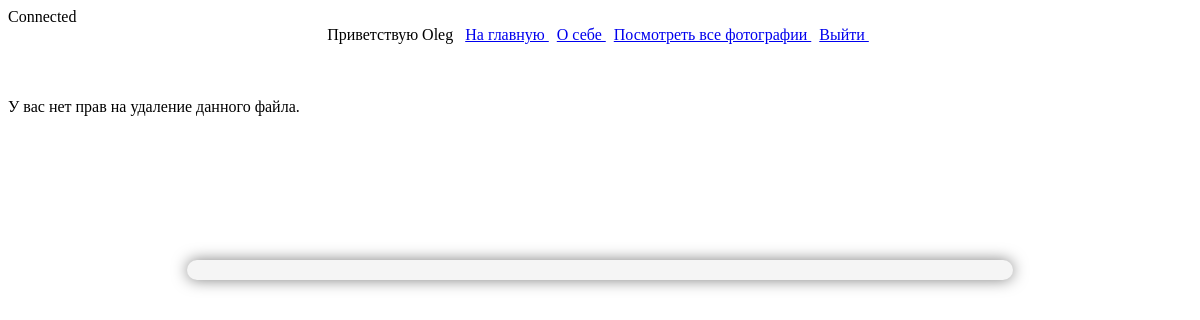
/watchall.php?unl=test435171479028865.jpg (signed in), run on an earlier commit of the app's database.
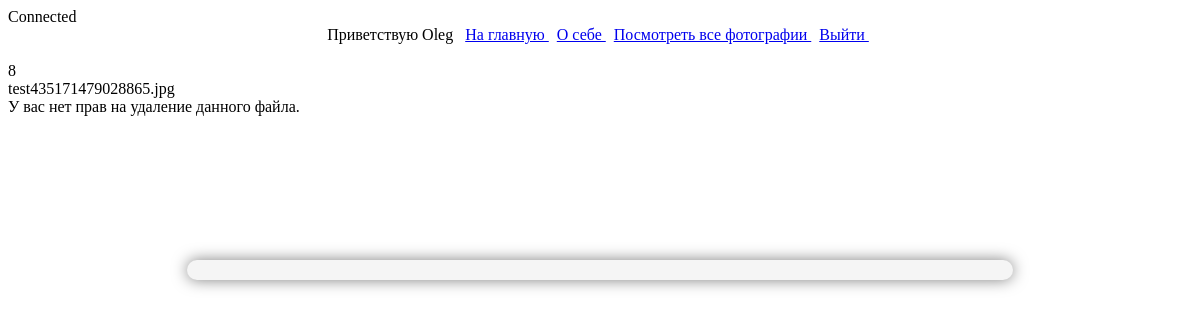
And on a later commit of the database.
### tables this page shows
CREATE TABLE IF NOT EXISTS `photos` (
  `id` int(11) NOT NULL,
  `userid` varchar(255) NOT NULL,
  `phname` varchar(255) NOT NULL
);

### watchall.php (the view, shortened to what this page needs)
<?php
require_once 'cn\cn.php';
?>
<!doctype html>
<html lang="en">
<head>
</head>
<body>
<?php
include "cn/menu.php";
if (isset($_GET['unl'])) {
    $photoName = $_GET['unl'];
    try {
        $sql = "SELECT userid, phname  FROM photos WHERE phname = :photoname";
        $stmt = $databaseConnection->prepare($sql);
        $stmt->bindValue(':photoname', $photoName);
        $stmt->execute();
        $row = $stmt->fetch(PDO::FETCH_ASSOC);
        echo "<br>" . $row['userid'];
        echo "<br>" . $row['phname'];
    } catch (PDOException $e) {
        print "<br>Error!: " . $e->getMessage() . "<br>";
        die();
    }
    if ($_SESSION["user_id"] === $row["userid"]) {
        echo "<br>Можно удалять<br>";
        $filename = "photos/" . htmlspecialchars($_GET['unl']);
        if (file_exists($filename)) {
            unlink($filename);
        } else {
            echo "При удалении файла произошла ошибка";
        }
        $sql = "DELETE FROM `photos` WHERE phname= :photoname";
        $stmt = $databaseConnection->prepare($sql);
        $stmt->bindValue(':photoname', $photoName);
        $result = $stmt->execute();
        if ($result) {
            echo "<br>Файл был успешно удалён.<br>";
        }
    } else {
        echo "<br>У вас нет прав на удаление данного файла.<br>";
    }
} else {
}
?>
<table width=100% cellspacing="0" cellpadding="0">
    <tr>
        <td width="15%"></td>
        <td width="69%" align="center">
            <br><br><br><br><br><br><br><br>
            <div class="shadow">
            </div>
        </td>
        <td width="15%"></td>
    </tr>
</table>
</body>
</html>

### cn/menu.php
<div class="menu"><table width=100%  cellspacing="0" cellpadding="0">
        <tr>
            <td width="15%"></td>
            <td width="69%" align="center">
                <?php
                if (isset($_SESSION["user_id"])){
                    echo "Приветствую ".$_SESSION['user_name']."&nbsp&nbsp&nbsp";
                    echo "<a href='index.php'>На главную </a>&nbsp";
                    echo "&nbsp<a href='settings/about.php'>О себе </a>&nbsp";
                    echo "&nbsp<a href='watchall.php'>Посмотреть все фотографии </a>&nbsp";
                    echo "&nbsp<a href='settings/exit.php'>Выйти </a>&nbsp";
                }
                else{
                    echo "
<a href='index.php'>На главную </a>&nbsp
<a href='reg.php'>Зарегистрироваться </a>&nbsp
<a href='auth.php'>Авторизоваться </a>";
                }
                ?>
            </td>
            <td width="15%"></td>
        </tr>
    </table></div>

What changed in the data, as far as the page shows it:
added photos: userid "8", phname "test435171479028865.jpg"
